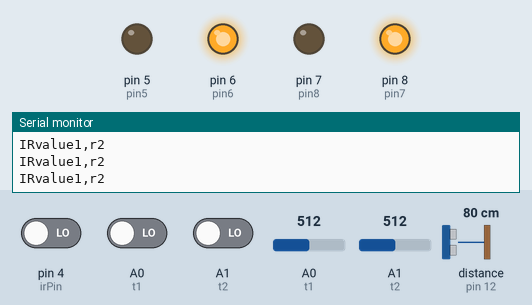
The sketch below on a simulated Arduino Uno, built with avr-gcc and run on an emulated ATmega328P. On the bench: output pins drawn as LEDs (lit = HIGH), the last lines printed to the serial monitor. The test bench sets the inputs (shaded band); at power-on: A1 (t2) LOW, A0 (t1) LOW, distance to the obstacle (sensor on pin 12) 80 cm, pin 4 (irPin) LOW, A0 (t1) = 512, A1 (t2) = 512. The echo pulse lasts 58.3 µs per cm.

Above: at 2.7 s.
2.8 s: A1 (t2) driven HIGH
At 3.3 s:
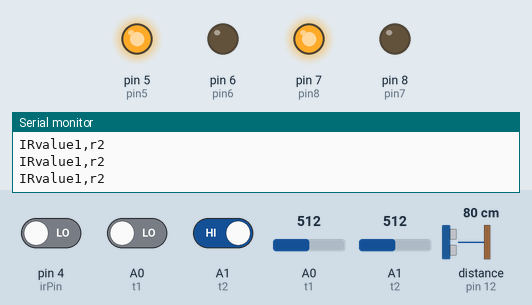
4.4 s: A0 (t1) driven HIGH
At 5.6 s:
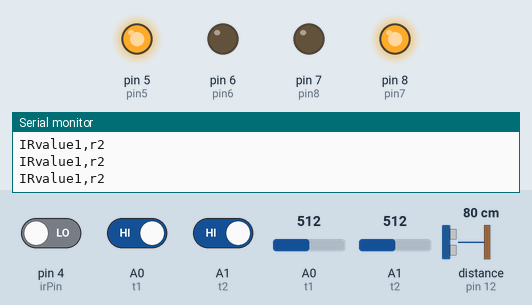
14.5 s: distance to the obstacle (sensor on pin 12) set to 16 cm
18.8 s: distance to the obstacle (sensor on pin 12) set to 13 cm
At 19.9 s:
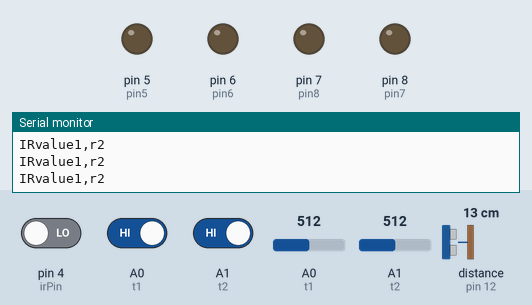
Timing chart, 0 to 21.8 s (numbered marks = the images above; inputs shaded):
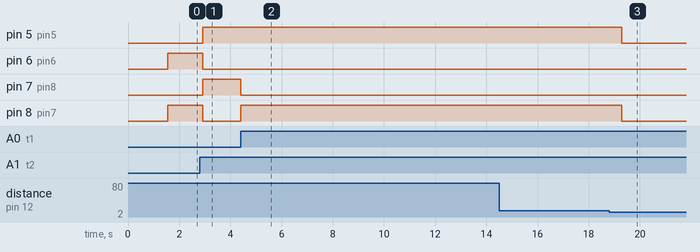

The sketch:

Buggy.ino
```cpp
int t1 = A0;
int t2 = A1;
int pin5 = 5;
int pin6 = 6;
int pin7 = 8;
int pin8 = 7;
int irPin = 4;
int flag = 1;
int r1, r2;
unsigned long d = 0;
static int gantryCounter = 0;
unsigned static long StartTime = 0;
unsigned static long CurrentTime = 0;
unsigned long previousMillisG = 0;
unsigned long previousMillisU = 0;
unsigned long intervalU = 500;
unsigned long intervalG = 1000;
#include <NewPing.h>
#define TRIGGER_PIN 13
#define ECHO_PIN 12
#define MAX_DISTANCE 50
NewPing sonar(TRIGGER_PIN, ECHO_PIN, MAX_DISTANCE);
void setup()
{
  pinMode(pin5, OUTPUT);
  pinMode(pin6, OUTPUT);
  pinMode(pin7, OUTPUT);
  pinMode(pin8, OUTPUT);
  pinMode(irPin, INPUT);
  Serial.begin(9600);
  Serial.print("+++");
  delay(1500);
  Serial.println("ATID 3333, CH C, CN");
}

void loop()
{
  if (flag == 0)
  {
    if (Serial.available() > 0)
    {
      char s = Serial.read();
      switch (s) {
        case '^':
          {
            flag = 1;
            StartTime = millis();
          }
      }
    }
  }
  else
  {

    CurrentTime = millis();
    if (CurrentTime - previousMillisU > intervalU)
    {
      detectObstacle();
      previousMillisU = millis();
    }
    CurrentTime = millis();
    if (CurrentTime - previousMillisG > intervalG)
    {
      gantry();
      previousMillisG = millis();
    }
    if (gantryCounter >= 2)
    {
      parkbuggy();
    }
    else
    {
      normalLineFollow();
    }

  }

}
void parkbuggy()
{
  readsensor();
  if (r1 != 0 || r2 != 0)
  {
    normalLineFollow();
  }
  else
  {
    forward();
    delay(400);
    right_rot();
    delay(600);
    left_rot();
    readsensor();
    while (r1 == 1)
    {
      readsensor();
    }
    unsigned long mmtime = millis();
    while (millis() - mmtime < 5000)
    {
      normalLineFollow();
    }
    stopBuggy();
    delay(2000);
  }
}
void gantry()
{
  if (digitalRead(irPin) == HIGH)
  {
    d = pulseIn(irPin, HIGH);
    if (d >= 500 and d < 1500)
    {
      //Serial.println(d);
      Serial.println("Gantry: 1");
      gantryCounter = gantryCounter + 1;
      stopBuggy();
      delay(1000);
      previousMillisG = millis();
    }
    else if (d >= 1500 and d < 2500)
    {
      //  Serial.println(d);
      Serial.println("Gantry: 2");
      gantryCounter = gantryCounter + 1;
      stopBuggy();
      delay(1000);
      previousMillisG = millis();
    }
    else if (d >= 2500 and d < 4000)
    {
      // Serial.println(d);
      Serial.println("Gantry: 3");
      gantryCounter = gantryCounter + 1;
      Serial.print("The gantry Counter is: ");
      Serial.println(gantryCounter);
      stopBuggy();
      delay(1000);
      previousMillisG = millis();
    }
    else
    {
      //Serial.println(d);
      Serial.println("Gantry: Unknown");
    }
  }
}

void stopBuggy()
{
  digitalWrite(pin5, LOW);
  digitalWrite(pin6, LOW);
  digitalWrite(pin7, LOW);
  digitalWrite(pin8, LOW);
}
void normalLineFollow()
{
  readsensor();
  if (r1 == LOW && r2 == LOW)
  {
    right_rot();
    delay(250);

  }
  if (r1 == LOW && r2 == HIGH)
  {
    left_rot();
  }
  if (r1 == HIGH && r2 == LOW)
  {
    right_rot();
  }
  if (r1 == HIGH && r2 == HIGH)
  {
    forward();
  }

}
void detectObstacle()
{
  delay(50);
  unsigned int distanceCm = sonar.ping_cm();
  //Serial.print("Ping: ");
  //Serial.print(distanceCm);
  //Serial.println("cm");
  while ((distanceCm < 15) && (distanceCm > 0))
  {
    stopBuggy();
    delay(1000);
    previousMillisU = millis();
  }
}

void forward()
{
  digitalWrite(5, HIGH);
  digitalWrite(6, LOW);
  digitalWrite(7, LOW);
  digitalWrite(8, HIGH);

}
void backward()
{
  digitalWrite(6, HIGH);
  digitalWrite(5, LOW);
  digitalWrite(8, LOW);
  digitalWrite(7, HIGH);
}
void left_rot()
{
  digitalWrite(5, HIGH);
  digitalWrite(6, LOW);
  digitalWrite(7, HIGH);
  digitalWrite(8, LOW);
}
void right_rot()
{
  digitalWrite(5, LOW);
  digitalWrite(6, HIGH);
  digitalWrite(7, LOW);
  digitalWrite(8, HIGH);
}
void readsensor()
{
  r1 = digitalRead(t1);
  r2 = digitalRead(t2);
  int r1 = analogRead(t1);
  int r2 = analogRead(t2);
  if (r1 > 300)
    r1 = 1;
  else
    r1 = 0;
  if (r2 > 150)
    r2 = 1;
  else
    r2 = 0;
  Serial.print("IRvalue");
  Serial.print(r1);
  Serial.print(",");
  Serial.println("r2");
}
```

Measured:
- the behaviour switches between 15 and 14 cm on distance to the obstacle (sensor on pin 12) (found by bisection; images 2 and 3)
- after the input at 2.8 s, pin 5 (pin5), pin 7 (pin8): LOW → HIGH after 0.11 s; pin 6 (pin6), pin 8 (pin7): HIGH → LOW after 0.11 s
- after the input at 4.4 s, pin 7 (pin8): HIGH → LOW at once; pin 8 (pin7): LOW → HIGH at once
- after the input at 18.8 s, pin 5 (pin5), pin 8 (pin7): HIGH → LOW after 0.50 s
